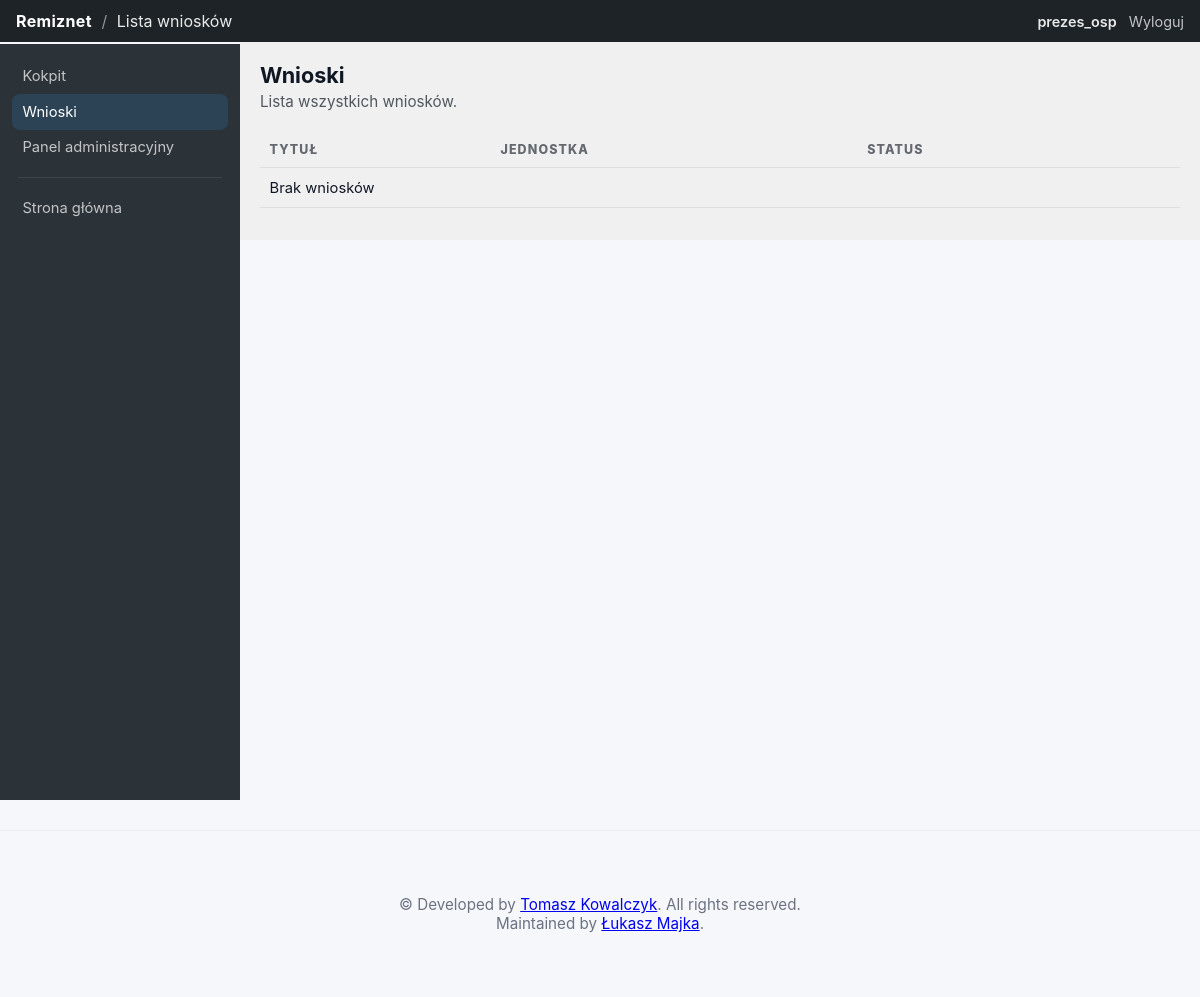
Before: /osp/requests/ (signed in) with the older database file.
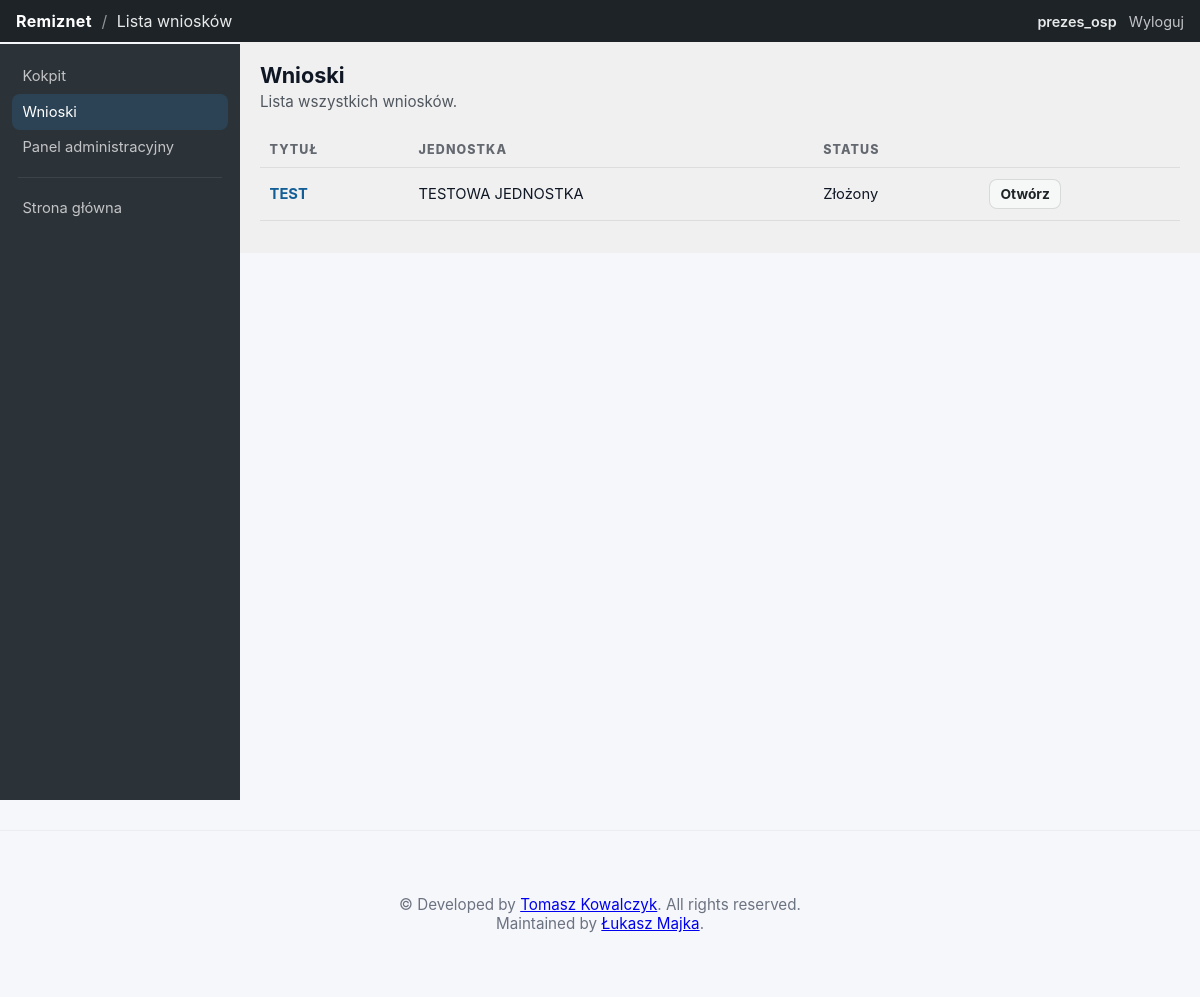
After: the same page with the newer database file.
### osp/models.py (models this page shows, shortened)
class Request(models.Model):
    STATUS_DRAFT = 'DRAFT'
    STATUS_SUBMITTED = 'SUBMITTED'
    STATUS_ACCEPTED = 'ACCEPTED'
    STATUS_REJECTED = 'REJECTED'
    STATUS_ARCHIVED = 'ARCHIVED'
    STATUS_CHOICES = [
        (STATUS_DRAFT, 'Roboczy'),
        (STATUS_SUBMITTED, 'Złożony'),
        (STATUS_ACCEPTED, 'Zaakceptowany'),
        (STATUS_REJECTED, 'Odrzucony'),
        (STATUS_ARCHIVED, 'Zarchiwizowany'),
    ]
    unit = models.ForeignKey(Unit, on_delete=models.CASCADE, related_name='requests')
    created_by = models.ForeignKey(User, on_delete=models.SET_NULL, null=True, blank=True)
    title = models.CharField(max_length=250)
    description = models.TextField()
    status = models.CharField(max_length=20, choices=STATUS_CHOICES, default=STATUS_DRAFT)
    created_at = models.DateTimeField(auto_now_add=True)
    updated_at = models.DateTimeField(auto_now=True)
    signed_by = models.ForeignKey(User, on_delete=models.SET_NULL, null=True, blank=True, related_name='signed_requests')
    signed_at = models.DateTimeField(null=True, blank=True)
    archived_by = models.ForeignKey(User, on_delete=models.SET_NULL, null=True, blank=True, related_name='archived_requests')
    archived_at = models.DateTimeField(null=True, blank=True)
    equipment_resources = models.ManyToManyField('Equipment', blank=True, related_name='requests')
    personnel_resources = models.ManyToManyField('PersonnelResource', blank=True, related_name='requests')

class Unit(models.Model):
    name = models.CharField(max_length=200)
    address = models.CharField(max_length=300, blank=True)
    created_at = models.DateTimeField(auto_now_add=True)
    president = models.ForeignKey(User, on_delete=models.SET_NULL, null=True, blank=True, related_name='presided_units')
    def __str__(self):
        return self.name

### osp/views.py (the view)
# urls.py: path('requests/', views.request_list, name='request_list'),
@login_required
def request_list(request):
    if is_official(request.user):
        qs = Request.objects.filter(
            status__in=[Request.STATUS_SUBMITTED, Request.STATUS_ACCEPTED, Request.STATUS_REJECTED]
        ).order_by('-updated_at')
    elif is_president(request.user):
        qs = Request.objects.filter(created_by=request.user).order_by('-updated_at')
    else:
        return HttpResponseForbidden('Brak uprawnień')
    return render(request, 'osp/request_list.html', {'requests': qs})

### osp/views.py (called while the page is built)
def is_president(user):
    return (
        user.is_authenticated
        and user.groups.filter(name__in=['Prezes OSP', 'president']).exists()
    )

def is_official(user):
    return (
        user.is_authenticated
        and user.groups.filter(name__in=['Urzędnik gminy', 'official']).exists()
    )

### osp/templates/osp/request_list.html (shortened to what this page needs)
{% extends 'osp/base.html' %}
{% block content %}
<div class="wp-admin">
  <header class="wp-topbar">
    <div class="wp-topbar-left">
      <div class="wp-brand">Remiznet</div>
      <span class="wp-sep">/</span>
      <span class="wp-area">Lista wniosków</span>
    </div>
    <div class="wp-topbar-right">
      <span class="wp-user">{{ request.user.username }}</span>
      <a class="wp-topbar-link" href="{% url 'osp:logout' %}">Wyloguj</a>
    </div>
  </header>
  <div class="wp-layout">
    <aside class="wp-sidebar" aria-label="Nawigacja">
      <a class="wp-menu-item" href="{% url 'osp:panel' %}">Kokpit</a>
      <a class="wp-menu-item is-active" href="{% url 'osp:request_list' %}">Wnioski</a>
      <a class="wp-menu-item" href="/admin/">Panel administracyjny</a>
      <div class="wp-menu-sep"></div>
      <a class="wp-menu-item" href="/">Strona główna</a>
    </aside>
    <section class="wp-content">
      <div class="wp-page-head">
        <div>
          <h2 class="wp-title">Wnioski</h2>
          <p class="wp-subtitle">Lista wszystkich wniosków.</p>
        </div>
      </div>
      <div class="wp-table-wrap" role="region" aria-label="Lista wniosków">
        <table class="wp-table">
          <thead>
            <tr>
              <th>Tytuł</th>
              <th>Jednostka</th>
              <th>Status</th>
              <th></th>
            </tr>
          </thead>
          <tbody>
            {% for r in requests %}
              <tr>
                <td class="wp-td-strong">
                  <a class="wp-link" href="{% url 'osp:request_detail' r.pk %}">{{ r.title }}</a>
                </td>
                <td>{{ r.unit }}</td>
                <td>{{ r.get_status_display }}</td>
                <td class="wp-td-right">
                  <a class="wp-btn" href="{% url 'osp:request_detail' r.pk %}">Otwórz</a>
                </td>
              </tr>
            {% empty %}
              <tr><td colspan="4">Brak wniosków</td></tr>
            {% endfor %}
          </tbody>
        </table>
      </div>
    </section>
  </div>
</div>
{% endblock %}

Changed rows visible on the page:
added Request: title "TEST", unit "TESTOWA JEDNOSTKA", status "Złożony"
Other visible differences:
text no longer shown: "Brak wniosków"
